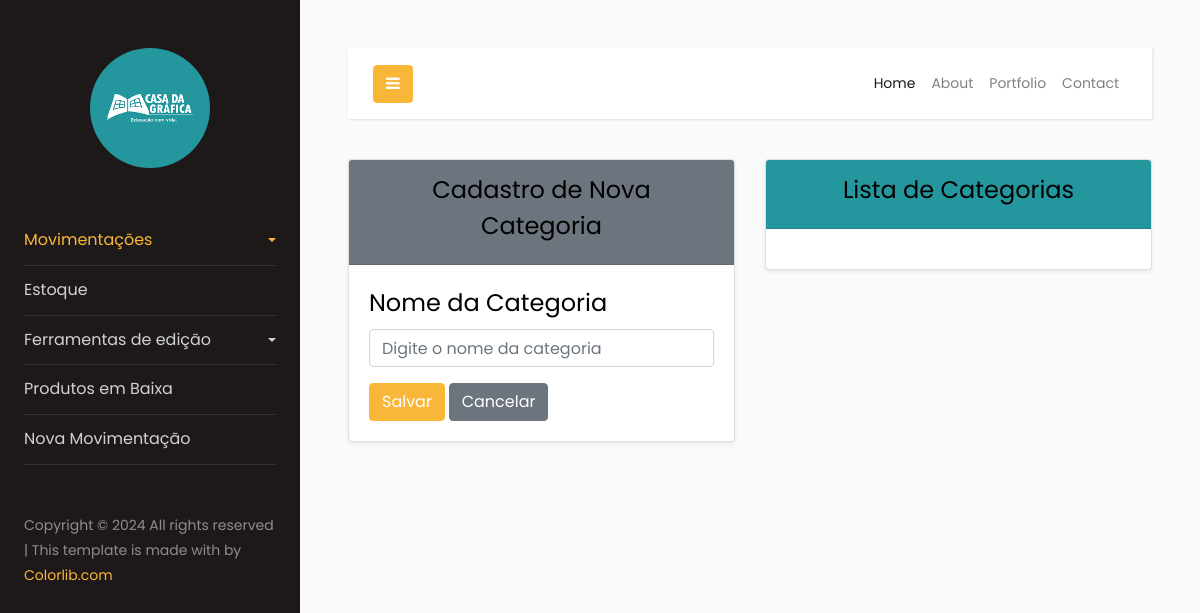
The page /categoria/ (signed in) on the database as committed earlier.
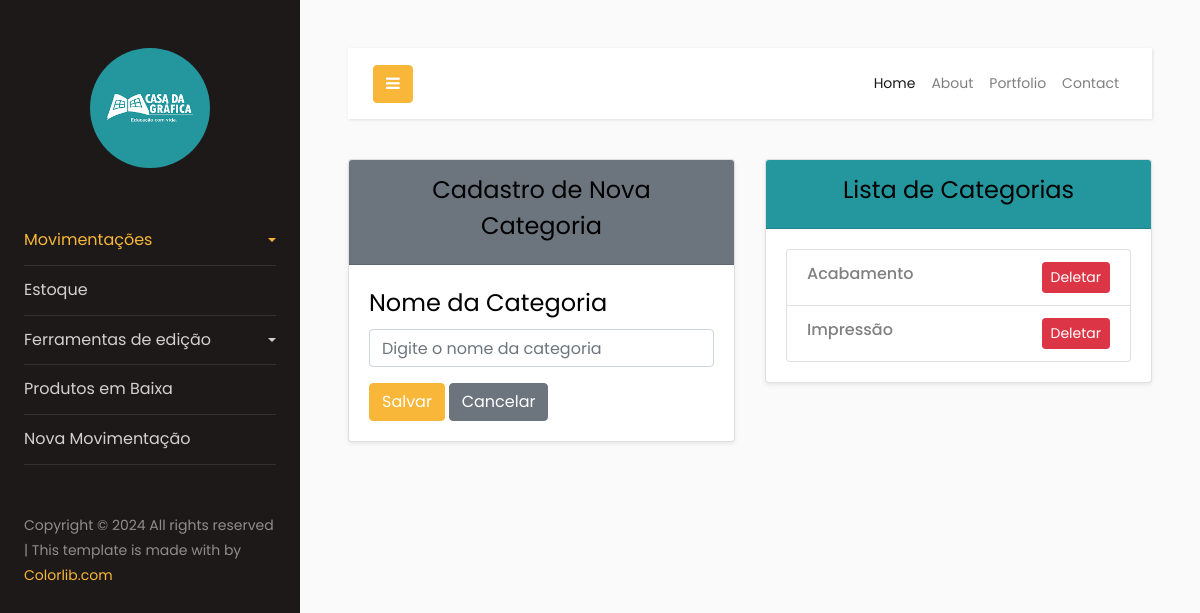
The same page on the database as committed later.
### categoria/models.py (models this page shows, shortened)
class Categoria(models.Model):
    categoria = models.CharField(max_length=255)
    data_cadastro = models.DateField(auto_now_add=True)

### categoria/views.py (the view, shortened to what this page needs)
# urls.py: path('categoria/', CategoriaListView.as_view(), name='categoria-list'),
class CategoriaListView(LoginRequiredMixin, View):
    def get(self, request):
        categorias = Categoria.objects.all()  # Obtenha a lista de categorias
        return render(request, 'categoria_list.html', {'categorias': categorias})

### categoria/templates/categoria_list.html (shortened to what this page needs)
<!DOCTYPE html>
<html lang="pt-br">
  {% include 'components/header/header.html' %}
  <body>
      <div class="row">
        <div class="col-12 col-md-6">
          <div class="card shadow-sm">
            <div class="card-header text-center bg-secondary text-white">
              <h4>Cadastro de Nova Categoria</h4>
            </div>
            <div class="card-body">
              <form method="post">
                <div class="mb-3">
                  <h4 for="categoria" class="form-label">Nome da Categoria</h4>
                  <input type="text" name="categoria" id="categoria" class="form-control" placeholder="Digite o nome da categoria" required>
                </div>
                <button type="submit" class="btn btn-primary">Salvar</button>
                <a href="{% url 'categoria-list' %}" class="btn btn-secondary ms-2">Cancelar</a>
              </form>
            </div>
          </div>
        </div>
         <div class="col-12 col-md-6 mb-4">
          <div class="card shadow-sm">
            <div class="card-header text-center text-white" style="background-color: #24969d;">
              <h4>Lista de Categorias</h4>
            </div>
            <div class="card-body">
              <ul class="list-group">
                {% for categoria in categorias %}
                  <li class="list-group-item d-flex justify-content-between align-items-center">
                    <h6 href="#" class="text-decoration-none">{{ categoria.categoria }}</h6>
                    <div>
                      <a href="{% url 'categoria-delete' categoria.pk %}" class="btn btn-danger btn-sm">Deletar</a>
                    </div>
                  </li>
                {% endfor %}
              </ul>
            </div>
          </div>
        </div>
    </div>
  </body>
  {% include 'components/footer/footer.html' %}
</html>

Rows that differ between the two databases and show on the page:
added Categoria: categoria "Acabamento"
added Categoria: categoria "Impressão"
